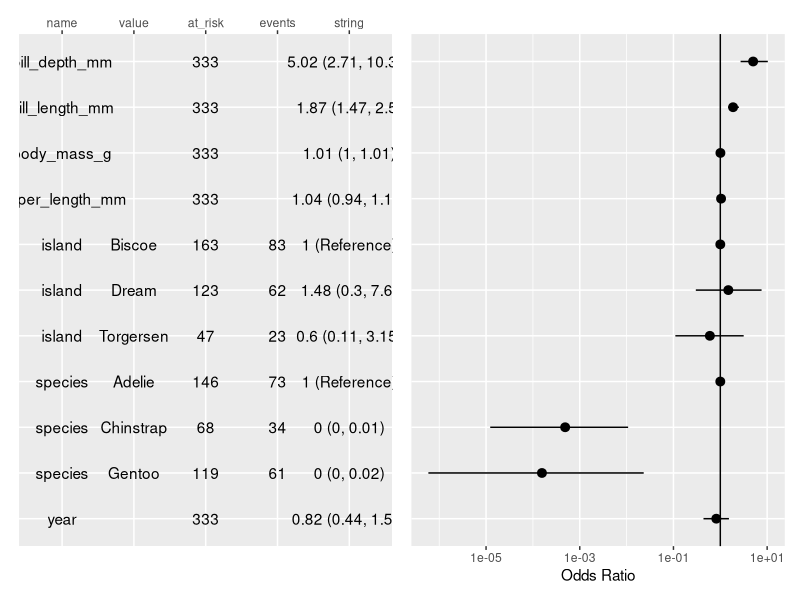

The R source for this figure: (Note: this script raises an error after producing the figure.)
library(tidyverse)
library(palmerpenguins)
library(broom)
library(glue)
library(patchwork)
library(ggplot2)


#rm(list = ls())

mod <- glm(sex ~ ., family = binomial, data = penguins)


events <- model.frame(mod) %>%
  select(where(is.factor)) %>%
  pivot_longer(-sex) %>%
  count(sex, name, value, name = "events") %>%
  add_count(name, value, name = "at_risk", wt = events) %>%
  filter(sex == levels(penguins$sex)[2]) %>%
  select(-sex) %>%
  mutate(term = glue("{name}{value}"))

events <- model.frame(mod) %>%
  select(where(is.numeric)) %>%
  names() %>%
  tibble(term = ., name = ., value = .,
         at_risk = nrow(model.frame(mod)), events = NA) %>%
  bind_rows(events) %>%
  arrange(term)




tidy_mod <- tidy(mod, conf.int = TRUE) %>%
  filter(term != "(Intercept)") %>%
  mutate(across(c(estimate, conf.low, conf.high), exp))

df_coef <- events %>%
  full_join(tidy_mod, by = "term") %>%
  mutate(estimate = ifelse(is.na(estimate), 1, estimate),
         string = glue("{round(estimate, 2)} ({round(conf.low, 2)}, {round(conf.high, 2)})"),
         string = ifelse(is.na(conf.low), "1 (Reference)", string)) %>%
  arrange(term)

df_tbl <- df_coef %>%
  select(term, name, value, at_risk, events, string) %>%
  mutate(value = ifelse(name == value, "", value))


p1 <- df_tbl %>%
  mutate(across(everything(), as.character)) %>%
  pivot_longer(-term) %>%
  drop_na() %>%
  mutate(name = factor(name, c("name", "value", "at_risk", "events", "string"))) %>%
  ggplot() +
  aes(y = fct_rev(term), x = name, label = value) +
  geom_text() +
  scale_x_discrete(position = "top") +
  theme(axis.text.y = element_blank(),
        axis.ticks.y = element_blank()) +
  labs(x = NULL, y = NULL)

p2 <- ggplot(df_coef) +
  aes(x = estimate, xmin = conf.low, xmax = conf.high, y = fct_rev(term)) +
  geom_vline(xintercept = 1) +
  geom_pointrange() +
  scale_x_log10() +
  theme(axis.text.y = element_blank(),
        axis.ticks.y = element_blank()) +
  labs(x = "Odds Ratio", y = NULL)

p1 + p2



### DMA additions

p3 = tableGrob(events)
grid.arrange(p3,p1,p2)

